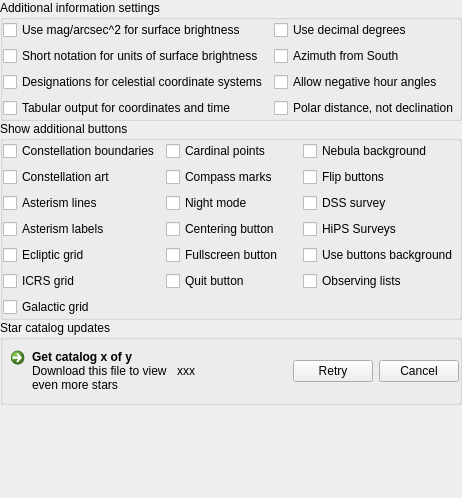
        <widget class="QWidget" name="page_Extras">
         <layout class="QGridLayout" name="gridLayoutExtras">
          <property name="leftMargin">
           <number>0</number>
          </property>
          <property name="topMargin">
           <number>0</number>
          </property>
          <property name="rightMargin">
           <number>0</number>
          </property>
          <property name="bottomMargin">
           <number>0</number>
          </property>
          <property name="spacing">
           <number>0</number>
          </property>
          <item row="2" column="0" rowspan="2" colspan="2">
           <widget class="QGroupBox" name="contentBox">
            <property name="title">
             <string>Star catalog updates</string>
            </property>
            <layout class="QHBoxLayout" name="horizontalLayout">
             <property name="leftMargin">
              <number>0</number>
             </property>
             <property name="topMargin">
              <number>0</number>
             </property>
             <property name="rightMargin">
              <number>0</number>
             </property>
             <property name="bottomMargin">
              <number>0</number>
             </property>
             <item>
              <widget class="QCommandLinkButton" name="getStarsButton">
               <property name="sizePolicy">
                <sizepolicy hsizetype="Preferred" vsizetype="Fixed">
                 <horstretch>0</horstretch>
                 <verstretch>0</verstretch>
                </sizepolicy>
               </property>
               <property name="toolTip">
                <string>Click here to start downloading</string>
               </property>
               <property name="text">
                <string notr="true">Get catalog x of y</string>
               </property>
               <property name="icon">
                <iconset resource="../../data/gui/guiRes.qrc">
                 <normaloff>:/graphicGui/uibtDownload.png</normaloff>:/graphicGui/uibtDownload.png</iconset>
               </property>
               <property name="description">
                <string>Download this file to view even more stars</string>
               </property>
              </widget>
             </item>
             <item>
              <widget class="QLabel" name="downloadLabel">
               <property name="text">
                <string notr="true">xxx</string>
               </property>
              </widget>
             </item>
             <item>
              <spacer name="horizontalSpacer_5">
               <property name="orientation">
                <enum>Qt::Horizontal</enum>
               </property>
               <property name="sizeHint" stdset="0">
                <size>
                 <width>40</width>
                 <height>20</height>
                </size>
               </property>
              </spacer>
             </item>
             <item>
              <widget class="QPushButton" name="downloadRetryButton">
               <property name="toolTip">
                <string>Restart the download</string>
               </property>
               <property name="text">
                <string>Retry</string>
               </property>
              </widget>
             </item>
             <item>
              <widget class="QPushButton" name="downloadCancelButton">
               <property name="toolTip">
                <string>Stop the download. You can always restart it later</string>
               </property>
               <property name="text">
                <string>Cancel</string>
               </property>
              </widget>
             </item>
            </layout>
           </widget>
          </item>
          <item row="4" column="0">
           <spacer name="verticalSpacer_3">
            <property name="orientation">
             <enum>Qt::Vertical</enum>
            </property>
            <property name="sizeHint" stdset="0">
             <size>
              <width>20</width>
              <height>93</height>
             </size>
            </property>
           </spacer>
          </item>
          <item row="0" column="0" colspan="2">
           <widget class="QGroupBox" name="groupBoxAdditionalSettings">
            <property name="title">
             <string>Additional information settings</string>
            </property>
            <layout class="QGridLayout" name="gridLayoutAdditionalSettings">
             <property name="leftMargin">
              <number>0</number>
             </property>
             <property name="topMargin">
              <number>0</number>
             </property>
             <property name="rightMargin">
              <number>0</number>
             </property>
             <property name="bottomMargin">
              <number>0</number>
             </property>
             <item row="1" column="0">
              <widget class="QCheckBox" name="checkBoxUMShortNotationSurfaceBrightness">
               <property name="text">
                <string>Short notation for units of surface brightness</string>
               </property>
              </widget>
             </item>
             <item row="0" column="1">
              <widget class="QCheckBox" name="checkBoxDecimalDegrees">
               <property name="toolTip">
                <string>Use decimal degrees for coordinates</string>
               </property>
               <property name="text">
                <string>Use decimal degrees</string>
               </property>
              </widget>
             </item>
             <item row="0" column="0">
              <widget class="QCheckBox" name="checkBoxUMSurfaceBrightness">
               <property name="text">
                <string>Use mag/arcsec^2 for surface brightness</string>
               </property>
              </widget>
             </item>
             <item row="1" column="1">
              <widget class="QCheckBox" name="checkBoxAzimuthFromSouth">
               <property name="toolTip">
                <string>Activate this option to calculate azimuth from south towards west.</string>
               </property>
               <property name="text">
                <string>Azimuth from South</string>
               </property>
              </widget>
             </item>
             <item row="4" column="0">
              <widget class="QCheckBox" name="checkBoxUseFormattingOutput">
               <property name="text">
                <string>Tabular output for coordinates and time</string>
               </property>
              </widget>
             </item>
             <item row="2" column="0">
              <widget class="QCheckBox" name="checkBoxUseCCSDesignations">
               <property name="toolTip">
                <string>Use common symbols for coordinate systems</string>
               </property>
               <property name="text">
                <string>Designations for celestial coordinate systems</string>
               </property>
              </widget>
             </item>
             <item row="4" column="1">
              <widget class="QCheckBox" name="checkBoxPolarDistance">
               <property name="toolTip">
                <string>Use distance from North Celestial Pole, not declination from equator in equatorial coordinates</string>
               </property>
               <property name="text">
                <string>Polar distance, not declination</string>
               </property>
              </widget>
             </item>
             <item row="2" column="1">
              <widget class="QCheckBox" name="checkBoxNegativeHourAngles">
               <property name="toolTip">
                <string>Hour angles usually run 0...24h. This counts -12h...12h.</string>
               </property>
               <property name="text">
                <string>Allow negative hour angles </string>
               </property>
              </widget>
             </item>
            </layout>
           </widget>
          </item>
          <item row="1" column="0" colspan="2">
           <widget class="QGroupBox" name="groupBoxAdditionalButtons">
            <property name="title">
             <string>Show additional buttons</string>
            </property>
            <layout class="QGridLayout" name="gridLayoutAdditionalButtons">
             <property name="leftMargin">
              <number>0</number>
             </property>
             <property name="topMargin">
              <number>0</number>
             </property>
             <property name="rightMargin">
              <number>0</number>
             </property>
             <property name="bottomMargin">
              <number>0</number>
             </property>
             <item row="6" column="2">
              <widget class="QCheckBox" name="showObsListButtonCheckBox">
               <property name="toolTip">
                <string>Enable a feature to store favorite views.</string>
               </property>
               <property name="text">
                <string>Observing lists</string>
               </property>
              </widget>
             </item>
             <item row="7" column="0">
              <widget class="QCheckBox" name="showGalacticGridButtonCheckBox">
               <property name="toolTip">
                <string>A button to toggle galactic grid</string>
               </property>
               <property name="text">
                <string>Galactic grid</string>
               </property>
              </widget>
             </item>
             <item row="1" column="0">
              <widget class="QCheckBox" name="showConstellationBoundariesButtonCheckBox">
               <property name="text">
                <string>Constellation boundaries</string>
               </property>
              </widget>
             </item>
             <item row="2" column="0">
              <widget class="QCheckBox" name="showConstellationArtsButtonCheckBox">
               <property name="text">
                <string>Constellation art</string>
               </property>
              </widget>
             </item>
             <item row="6" column="0">
              <widget class="QCheckBox" name="showICRSGridButtonCheckBox">
               <property name="toolTip">
                <string>A button to toggle equatorial J2000 grid</string>
               </property>
               <property name="text">
                <string>ICRS grid</string>
               </property>
              </widget>
             </item>
             <item row="5" column="0">
              <widget class="QCheckBox" name="showEclipticGridButtonCheckBox">
               <property name="toolTip">
                <string>A button to toggle ecliptic grid of date</string>
               </property>
               <property name="text">
                <string>Ecliptic grid</string>
               </property>
              </widget>
             </item>
             <item row="3" column="0">
              <widget class="QCheckBox" name="showAsterismLinesButtonCheckBox">
               <property name="text">
                <string>Asterism lines</string>
               </property>
              </widget>
             </item>
             <item row="4" column="0">
              <widget class="QCheckBox" name="showAsterismLabelsButtonCheckBox">
               <property name="text">
                <string>Asterism labels</string>
               </property>
              </widget>
             </item>
             <item row="1" column="1">
              <widget class="QCheckBox" name="showCardinalButtonCheckBox">
               <property name="toolTip">
                <string>Show button in addition to keyboard shortcut?</string>
               </property>
               <property name="text">
                <string>Cardinal points</string>
               </property>
              </widget>
             </item>
             <item row="2" column="1">
              <widget class="QCheckBox" name="showCompassButtonCheckBox">
               <property name="toolTip">
                <string>Show button in addition to keyboard shortcut?</string>
               </property>
               <property name="text">
                <string>Compass marks</string>
               </property>
              </widget>
             </item>
             <item row="1" column="2">
              <widget class="QCheckBox" name="showNebulaBgButtonCheckbox">
               <property name="toolTip">
                <string>Toggle display of nebula images.</string>
               </property>
               <property name="text">
                <string>Nebula background</string>
               </property>
              </widget>
             </item>
             <item row="2" column="2">
              <widget class="QCheckBox" name="showFlipButtonsCheckbox">
               <property name="toolTip">
                <string>Toggle vertical and horizontal image flip buttons.</string>
               </property>
               <property name="text">
                <string>Flip buttons</string>
               </property>
              </widget>
             </item>
             <item row="3" column="2">
              <widget class="QCheckBox" name="showDSSButtonCheckbox">
               <property name="toolTip">
                <string>Toggle display of the button for the Digitized Sky Survey.</string>
               </property>
               <property name="text">
                <string>DSS survey</string>
               </property>
              </widget>
             </item>
             <item row="4" column="2">
              <widget class="QCheckBox" name="showHipsButtonCheckBox">
               <property name="toolTip">
                <string>Toggle display of the button for the HiPS Surveys. Select a survey in the View settings.</string>
               </property>
               <property name="text">
                <string>HiPS Surveys</string>
               </property>
              </widget>
             </item>
             <item row="5" column="2">
              <widget class="QCheckBox" name="useButtonsBackgroundCheckBox">
               <property name="toolTip">
                <string>Toggle the usage of background under GUI buttons</string>
               </property>
               <property name="text">
                <string>Use buttons background</string>
               </property>
              </widget>
             </item>
             <item row="3" column="1">
              <widget class="QCheckBox" name="showNightmodeButtonCheckBox">
               <property name="toolTip">
                <string>Show button in addition to keyboard shortcut?</string>
               </property>
               <property name="text">
                <string>Night mode</string>
               </property>
              </widget>
             </item>
             <item row="4" column="1">
              <widget class="QCheckBox" name="showGotoSelectedButtonCheckBox">
               <property name="toolTip">
                <string>Show button in addition to keyboard shortcut?</string>
               </property>
               <property name="text">
                <string>Centering button</string>
               </property>
              </widget>
             </item>
             <item row="5" column="1">
              <widget class="QCheckBox" name="showFullscreenButtonCheckBox">
               <property name="toolTip">
                <string>Show button in addition to keyboard shortcut?</string>
               </property>
               <property name="text">
                <string>Fullscreen button</string>
               </property>
              </widget>
             </item>
             <item row="6" column="1">
              <widget class="QCheckBox" name="showQuitButtonCheckBox">
               <property name="toolTip">
                <string>Show button in addition to keyboard shortcut?</string>
               </property>
               <property name="text">
                <string>Quit button</string>
               </property>
              </widget>
             </item>
            </layout>
           </widget>
          </item>
         </layout>
        </widget>
